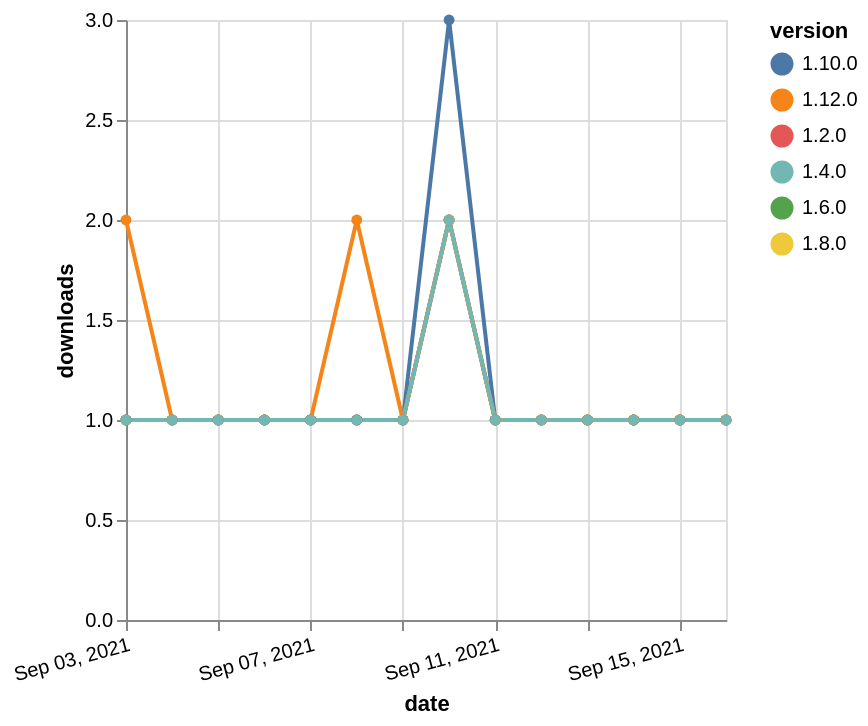

Vega-Lite specification stored for this chart:
### Vega-Lite specification from a JSON file in a GitHub repository (floating-point values rounded to 4 significant figures)
{"$schema": "https://vega.github.io/schema/vega-lite/v5.json", "description": "A simple bar chart with embedded data.", "data": {"values": [{"date": "2021-09-03", "total": 179, "delta": 1, "version": "1.6.0"}, {"date": "2021-09-04", "total": 180, "delta": 1, "version": "1.6.0"}, {"date": "2021-09-05", "total": 181, "delta": 1, "version": "1.6.0"}, {"date": "2021-09-06", "total": 182, "delta": 1, "version": "1.6.0"}, {"date": "2021-09-07", "total": 183, "delta": 1, "version": "1.6.0"}, {"date": "2021-09-08", "total": 184, "delta": 1, "version": "1.6.0"}, {"date": "2021-09-09", "total": 185, "delta": 1, "version": "1.6.0"}, {"date": "2021-09-10", "total": 187, "delta": 2, "version": "1.6.0"}, {"date": "2021-09-11", "total": 188, "delta": 1, "version": "1.6.0"}, {"date": "2021-09-12", "total": 189, "delta": 1, "version": "1.6.0"}, {"date": "2021-09-13", "total": 190, "delta": 1, "version": "1.6.0"}, {"date": "2021-09-14", "total": 191, "delta": 1, "version": "1.6.0"}, {"date": "2021-09-15", "total": 192, "delta": 1, "version": "1.6.0"}, {"date": "2021-09-16", "total": 193, "delta": 1, "version": "1.6.0"}, {"date": "2021-09-03", "total": 159, "delta": 1, "version": "1.8.0"}, {"date": "2021-09-04", "total": 160, "delta": 1, "version": "1.8.0"}, {"date": "2021-09-05", "total": 161, "delta": 1, "version": "1.8.0"}, {"date": "2021-09-06", "total": 162, "delta": 1, "version": "1.8.0"}, {"date": "2021-09-07", "total": 163, "delta": 1, "version": "1.8.0"}, {"date": "2021-09-08", "total": 164, "delta": 1, "version": "1.8.0"}, {"date": "2021-09-09", "total": 165, "delta": 1, "version": "1.8.0"}, {"date": "2021-09-10", "total": 167, "delta": 2, "version": "1.8.0"}, {"date": "2021-09-11", "total": 168, "delta": 1, "version": "1.8.0"}, {"date": "2021-09-12", "total": 169, "delta": 1, "version": "1.8.0"}, {"date": "2021-09-13", "total": 170, "delta": 1, "version": "1.8.0"}, {"date": "2021-09-14", "total": 171, "delta": 1, "version": "1.8.0"}, {"date": "2021-09-15", "total": 172, "delta": 1, "version": "1.8.0"}, {"date": "2021-09-16", "total": 173, "delta": 1, "version": "1.8.0"}, {"date": "2021-09-03", "total": 180, "delta": 1, "version": "1.10.0"}, {"date": "2021-09-04", "total": 181, "delta": 1, "version": "1.10.0"}, {"date": "2021-09-05", "total": 182, "delta": 1, "version": "1.10.0"}, {"date": "2021-09-06", "total": 183, "delta": 1, "version": "1.10.0"}, {"date": "2021-09-07", "total": 184, "delta": 1, "version": "1.10.0"}, {"date": "2021-09-08", "total": 185, "delta": 1, "version": "1.10.0"}, {"date": "2021-09-09", "total": 186, "delta": 1, "version": "1.10.0"}, {"date": "2021-09-10", "total": 189, "delta": 3, "version": "1.10.0"}, {"date": "2021-09-11", "total": 190, "delta": 1, "version": "1.10.0"}, {"date": "2021-09-12", "total": 191, "delta": 1, "version": "1.10.0"}, {"date": "2021-09-13", "total": 192, "delta": 1, "version": "1.10.0"}, {"date": "2021-09-14", "total": 193, "delta": 1, "version": "1.10.0"}, {"date": "2021-09-15", "total": 194, "delta": 1, "version": "1.10.0"}, {"date": "2021-09-16", "total": 195, "delta": 1, "version": "1.10.0"}, {"date": "2021-09-03", "total": 241, "delta": 1, "version": "1.2.0"}, {"date": "2021-09-04", "total": 242, "delta": 1, "version": "1.2.0"}, {"date": "2021-09-05", "total": 243, "delta": 1, "version": "1.2.0"}, {"date": "2021-09-06", "total": 244, "delta": 1, "version": "1.2.0"}, {"date": "2021-09-07", "total": 245, "delta": 1, "version": "1.2.0"}, {"date": "2021-09-08", "total": 246, "delta": 1, "version": "1.2.0"}, {"date": "2021-09-09", "total": 247, "delta": 1, "version": "1.2.0"}, {"date": "2021-09-10", "total": 249, "delta": 2, "version": "1.2.0"}, {"date": "2021-09-11", "total": 250, "delta": 1, "version": "1.2.0"}, {"date": "2021-09-12", "total": 251, "delta": 1, "version": "1.2.0"}, {"date": "2021-09-13", "total": 252, "delta": 1, "version": "1.2.0"}, {"date": "2021-09-14", "total": 253, "delta": 1, "version": "1.2.0"}, {"date": "2021-09-15", "total": 254, "delta": 1, "version": "1.2.0"}, {"date": "2021-09-16", "total": 255, "delta": 1, "version": "1.2.0"}, {"date": "2021-09-03", "total": 118, "delta": 2, "version": "1.12.0"}, {"date": "2021-09-04", "total": 119, "delta": 1, "version": "1.12.0"}, {"date": "2021-09-05", "total": 120, "delta": 1, "version": "1.12.0"}, {"date": "2021-09-06", "total": 121, "delta": 1, "version": "1.12.0"}, {"date": "2021-09-07", "total": 122, "delta": 1, "version": "1.12.0"}, {"date": "2021-09-08", "total": 124, "delta": 2, "version": "1.12.0"}, {"date": "2021-09-09", "total": 125, "delta": 1, "version": "1.12.0"}, {"date": "2021-09-10", "total": 127, "delta": 2, "version": "1.12.0"}, {"date": "2021-09-11", "total": 128, "delta": 1, "version": "1.12.0"}, {"date": "2021-09-12", "total": 129, "delta": 1, "version": "1.12.0"}, {"date": "2021-09-13", "total": 130, "delta": 1, "version": "1.12.0"}, {"date": "2021-09-14", "total": 131, "delta": 1, "version": "1.12.0"}, {"date": "2021-09-15", "total": 132, "delta": 1, "version": "1.12.0"}, {"date": "2021-09-16", "total": 133, "delta": 1, "version": "1.12.0"}, {"date": "2021-09-03", "total": 192, "delta": 1, "version": "1.4.0"}, {"date": "2021-09-04", "total": 193, "delta": 1, "version": "1.4.0"}, {"date": "2021-09-05", "total": 194, "delta": 1, "version": "1.4.0"}, {"date": "2021-09-06", "total": 195, "delta": 1, "version": "1.4.0"}, {"date": "2021-09-07", "total": 196, "delta": 1, "version": "1.4.0"}, {"date": "2021-09-08", "total": 197, "delta": 1, "version": "1.4.0"}, {"date": "2021-09-09", "total": 198, "delta": 1, "version": "1.4.0"}, {"date": "2021-09-10", "total": 200, "delta": 2, "version": "1.4.0"}, {"date": "2021-09-11", "total": 201, "delta": 1, "version": "1.4.0"}, {"date": "2021-09-12", "total": 202, "delta": 1, "version": "1.4.0"}, {"date": "2021-09-13", "total": 203, "delta": 1, "version": "1.4.0"}, {"date": "2021-09-14", "total": 204, "delta": 1, "version": "1.4.0"}, {"date": "2021-09-15", "total": 205, "delta": 1, "version": "1.4.0"}, {"date": "2021-09-16", "total": 206, "delta": 1, "version": "1.4.0"}]}, "width": "container", "mark": {"type": "line", "point": {"filled": true}}, "encoding": {"x": {"field": "date", "type": "temporal", "timeUnit": "yearmonthdate", "title": "date", "axis": {"labelAngle": -15}}, "y": {"field": "delta", "type": "quantitative", "title": "downloads"}, "color": {"field": "version", "type": "nominal"}, "tooltip": {"field": "delta"}}}
